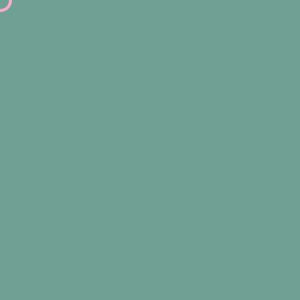
Frame 1 (no input)
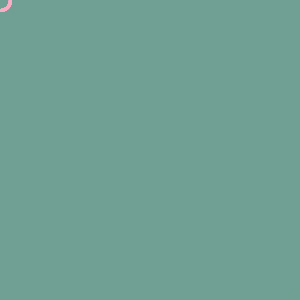
Frame 60 (the mouse pressed at the canvas centre just before this capture)
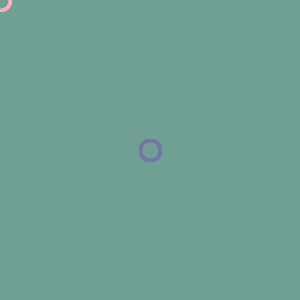
Frame 120 (the mouse held since frame 60 and released just before this capture)

The Processing sketch that drew these frames (run headless with seeded random() and noise(); from frame 60 on, the mouse is pressed at the canvas centre):

// Processing sketch: processing_91889
// ── processing_91889.pde

int baseAngle;
color backgroundCol, strokeCol, fillCol;

// Aufgabe: implementiere weitere "Rules" (triad, analogous, etc.) von kuler.adobe.com

void setup() {
  size(300,300);
  colorMode(HSB, 360, 100,100);
  strokeWeight(3);
  smooth(); 
  setComplementary();
}

void draw() {
  ellipse(mouseX, mouseY, 20,20); 
}
 
void mousePressed() {
 setComplementary();
} 

//------------------ Rule: complementary 
void setComplementary() {
  // Farbwinkel Abstand 180, S fest, B random
  baseAngle = int(random(255));  // Grundfarbe setzen
  backgroundCol = color(baseAngle, 30, 50+random(50));
  strokeCol = color(baseAngle+180, 30, 50+random(50));
   
  background(backgroundCol);
  stroke(strokeCol);
  noFill(); 
} 
 
